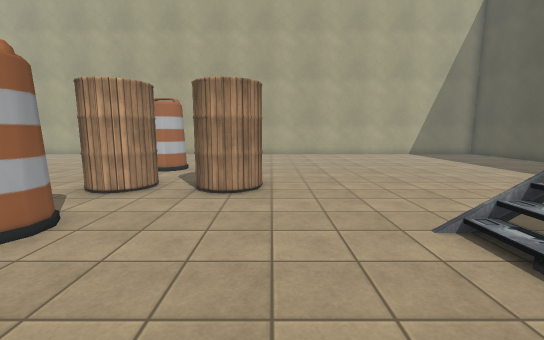
view 1 (above)

20 first-person views from a walk through a Unity game level. The camera is 1.5 m above the floor, tilts 8° down and sees 90° across. The floor is counted in squares, 1 m on a side. Each view is taken from the middle of a square. On the plan, view 1 faces up. The plan holds only what a view shows up to about 14 squares ahead; the rest is blank. The place goes on beyond the plan. The player character is not drawn. Some animated figures are left out. Some surface patterns are stand-ins.

view 2
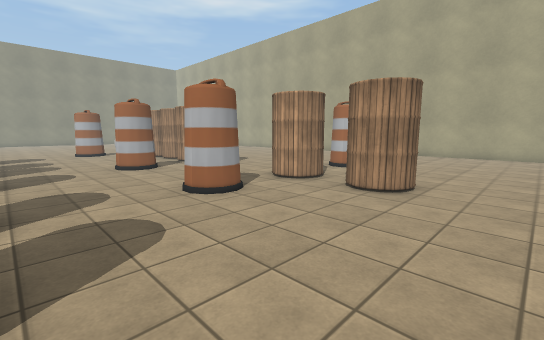

view 3
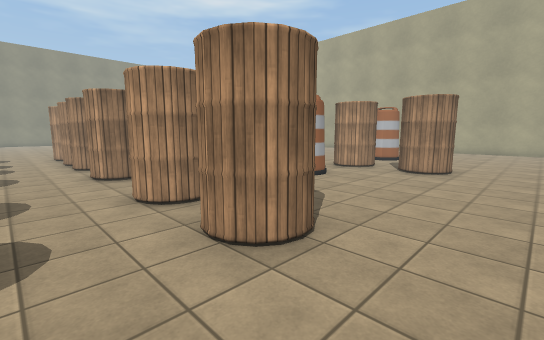

view 4
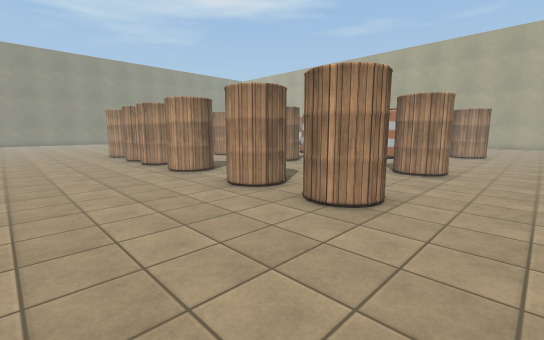

view 5
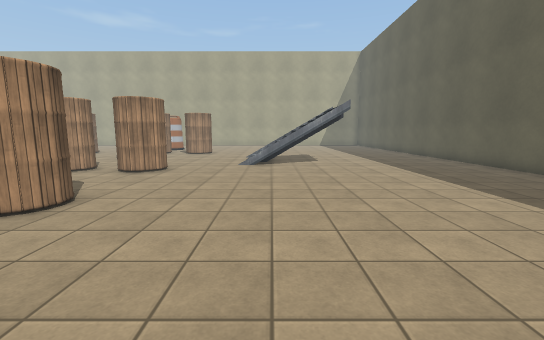

view 6
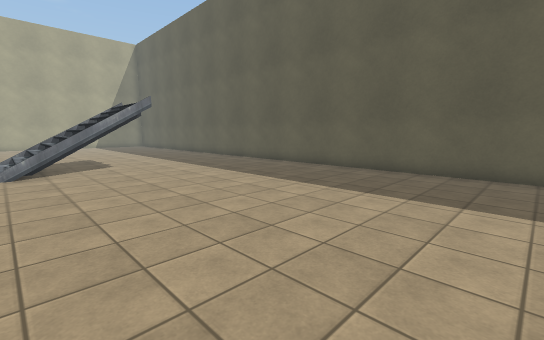

view 7
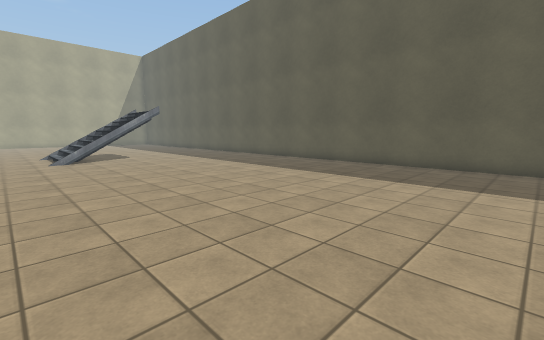

view 8
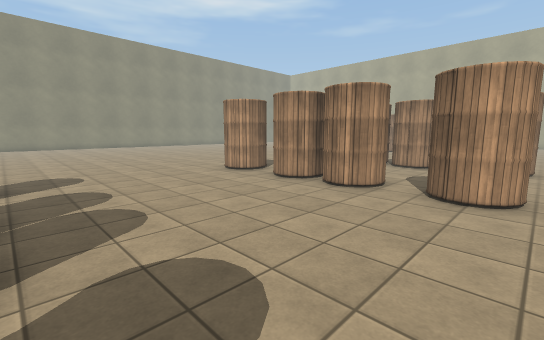

view 9
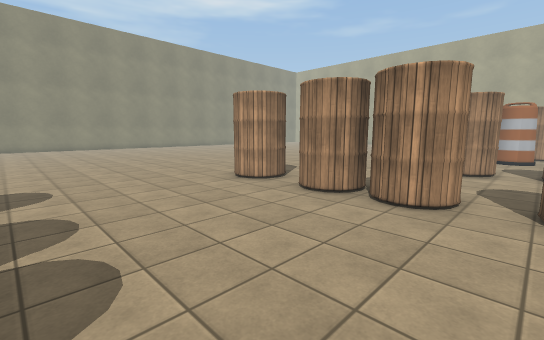

view 10
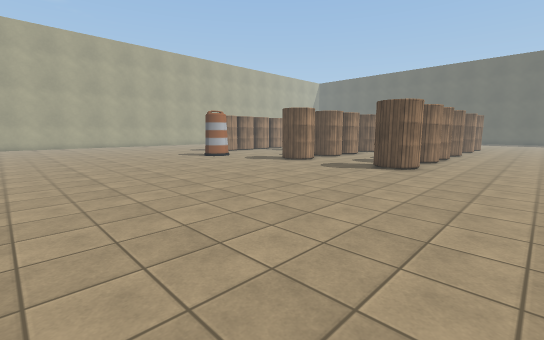

view 11
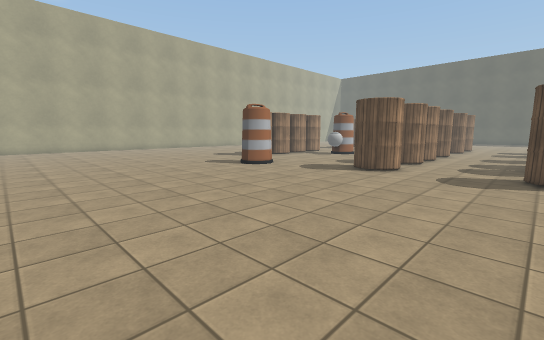

view 12
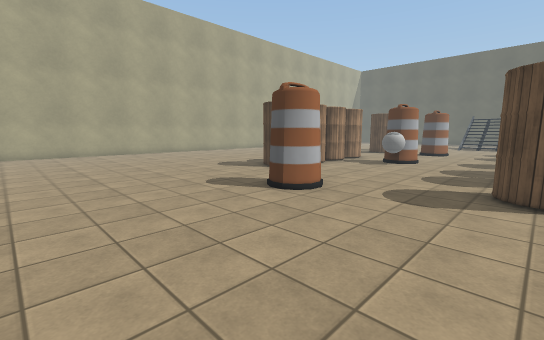

view 13
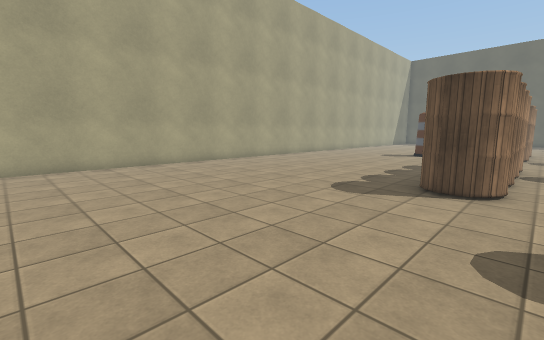

view 14
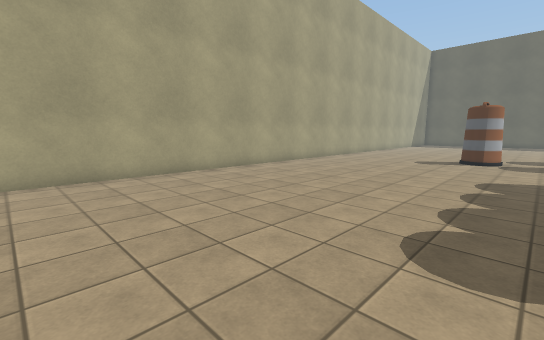

view 15
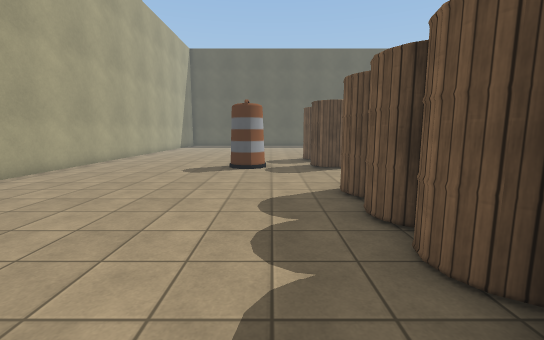

view 16
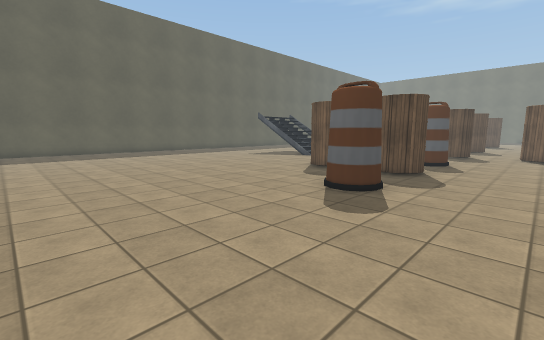

view 17
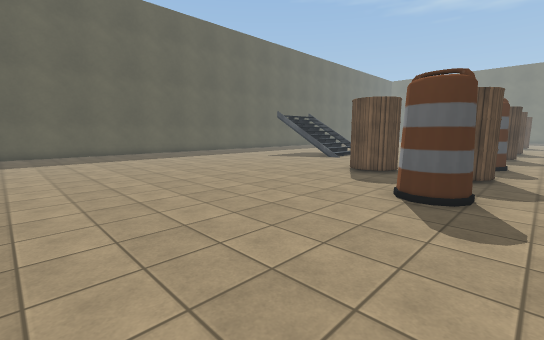

view 18
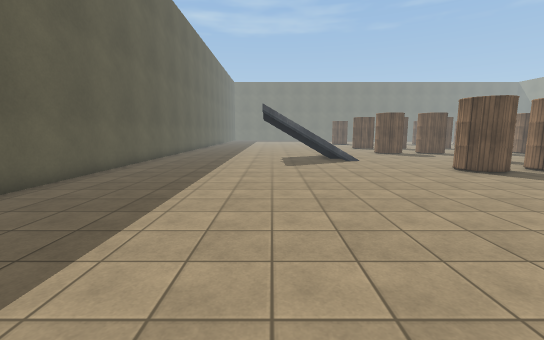

view 19
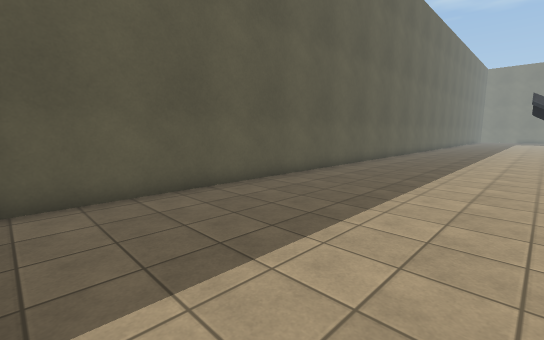

view 20
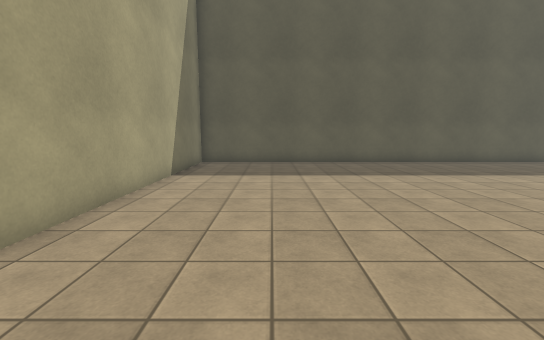

### Floor plan
Key: @ floor where view 1 was taken; # wall or solid block; x gap in a wall; . main floor; : floor 0.25 m higher than the main floor; / step, stairs or slope; = window, fence, low wall or low ledge; v drop or lower ground; B barrel; T thing the floor can be seen under or through; A ball; O other object.
Columns run from 28 left of view 1 to 14 right of it. Each row starts with its distance up from view 1.
 19     ###############  ######  ##############
 18     ......................................#
 17     ......................................#
 16     ......................................#
 15     ......................................#
 14     ......................................#
 13  .. ......................................#
 12  .......................O.................#
 11  ......................:O.................#
 10  .......................O.................#
  9  .........................................#
  8 ............###B####...##B##..............#
  7 ............##B#B##B...B##B#..............#
  6 ..........................................#
  5 ..........   .....O.....O.................#
  4 .........OO .....AOO...:O....../=/ .......#
  3 ..........O.......O.....O......////.......#
  2 ...............................////.......#
  1 ...............................///v.......#
  0 ...............B.B..B...B...@...=v#.......#
 -1 ............ BB###xB#..# BB#..............#
 -2 ............#.##.#..#..##.##..............#
 -3 ..........................................#
 -4 ..........................................#
 -5 ......................  .. ...............#
 -6 ...........#B# B#BT B#. B###..............#
 -7 ...........#B#BB#BTT##.B##B#..............#
 -8 ..........................................#
 -9 ..........................................#
-10  .........................................#
-11 ..........................................#
-12 ..........................................#
-13 .....................        .............#
-14   ............. .... .        ............#
-15                              . ...........#

Positions as (right, up) in squares from view 1, and headings:
1: (0, 0), facing up
2: (2, 0), facing up-left
3: (2, -4), facing up-left
4: (2, -12), facing up-left
5: (4, -12), facing up
6: (3, -11), facing up-right
7: (1, -15), facing up-right
8: (-7, -14), facing up-left
9: (-9, -13), facing up-left
10: (-28, -11), facing up-right
11: (-27, -6), facing up-right
12: (-24, -1), facing up-right
13: (-23, 6), facing up-right
14: (-20, 9), facing up-right
15: (-16, 10), facing right
16: (-8, 18), facing down-right
17: (-6, 18), facing down-right
18: (7, 18), facing down
19: (7, 18), facing down-right
20: (0, 15), facing right
